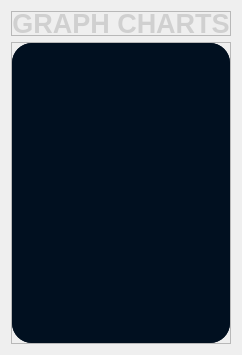
                 <widget class="QWidget" name="page_5">
                  <property name="styleSheet">
                   <string notr="true"/>
                  </property>
                  <layout class="QVBoxLayout" name="verticalLayout_8">
                   <item>
                    <widget class="QFrame" name="frame_17">
                     <property name="maximumSize">
                      <size>
                       <width>16777215</width>
                       <height>25</height>
                      </size>
                     </property>
                     <property name="frameShape">
                      <enum>QFrame::StyledPanel</enum>
                     </property>
                     <property name="frameShadow">
                      <enum>QFrame::Raised</enum>
                     </property>
                     <layout class="QHBoxLayout" name="horizontalLayout_16">
                      <property name="spacing">
                       <number>0</number>
                      </property>
                      <property name="leftMargin">
                       <number>0</number>
                      </property>
                      <property name="topMargin">
                       <number>0</number>
                      </property>
                      <property name="rightMargin">
                       <number>0</number>
                      </property>
                      <property name="bottomMargin">
                       <number>0</number>
                      </property>
                      <item>
                       <widget class="QLabel" name="label_page5_charts">
                        <property name="font">
                         <font>
                          <pointsize>20</pointsize>
                          <weight>75</weight>
                          <bold>true</bold>
                         </font>
                        </property>
                        <property name="styleSheet">
                         <string notr="true">color: rgb(208, 208, 208);</string>
                        </property>
                        <property name="text">
                         <string>GRAPH CHARTS</string>
                        </property>
                        <property name="alignment">
                         <set>Qt::AlignCenter</set>
                        </property>
                       </widget>
                      </item>
                     </layout>
                    </widget>
                   </item>
                   <item>
                    <widget class="QFrame" name="frame_18">
                     <property name="frameShape">
                      <enum>QFrame::StyledPanel</enum>
                     </property>
                     <property name="frameShadow">
                      <enum>QFrame::Raised</enum>
                     </property>
                     <layout class="QHBoxLayout" name="horizontalLayout_17">
                      <property name="spacing">
                       <number>0</number>
                      </property>
                      <property name="leftMargin">
                       <number>0</number>
                      </property>
                      <property name="topMargin">
                       <number>0</number>
                      </property>
                      <property name="rightMargin">
                       <number>0</number>
                      </property>
                      <property name="bottomMargin">
                       <number>0</number>
                      </property>
                      <item>
                       <widget class="QFrame" name="frame_matplot">
                        <property name="minimumSize">
                         <size>
                          <width>0</width>
                          <height>300</height>
                         </size>
                        </property>
                        <property name="maximumSize">
                         <size>
                          <width>16777215</width>
                          <height>16777215</height>
                         </size>
                        </property>
                        <property name="styleSheet">
                         <string notr="true">background-color: rgb(1,16,32);
border-radius:20px;</string>
                        </property>
                        <property name="frameShape">
                         <enum>QFrame::StyledPanel</enum>
                        </property>
                        <property name="frameShadow">
                         <enum>QFrame::Raised</enum>
                        </property>
                        <layout class="QHBoxLayout" name="Hlayout_matplot">
                         <property name="spacing">
                          <number>0</number>
                         </property>
                         <property name="leftMargin">
                          <number>0</number>
                         </property>
                         <property name="topMargin">
                          <number>0</number>
                         </property>
                         <property name="rightMargin">
                          <number>0</number>
                         </property>
                         <property name="bottomMargin">
                          <number>0</number>
                         </property>
                         <item>
                          <widget class="MatplotlibWidget11_sin" name="matplot_1" native="true"/>
                         </item>
                        </layout>
                       </widget>
                      </item>
                     </layout>
                    </widget>
                   </item>
                  </layout>
                 </widget>
